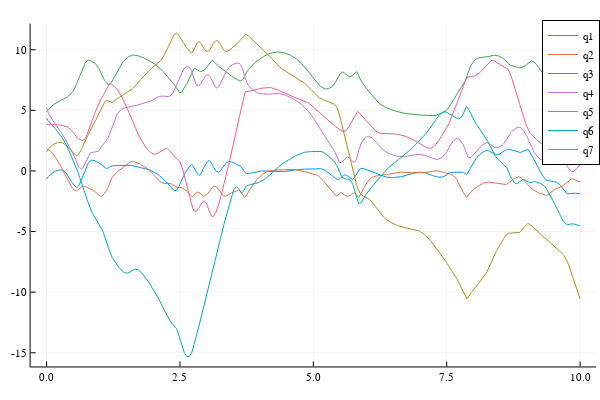

Notebook code cell kept with this figure:
### Markdown cell above
![image.png](attachment:image.png)

### Code cell
include("DynamicSystems/biped5link.jl") # Defines hybrid system functions

params = ( m1 = 1,  m2 = 1,  m3 = 1,  m4 = 1,  m5 = 1, m6 = 1,
		      l12 = 1, l23 = 1, l34 = 1, l45 = 1, l36 = 1, g = 9.81)


foot1_pos = [0, 0]

θ1 = 280 * (π/180)
θ2 = 300 * (π/180)
θ3 = 90 * (π/180)
θ4 = 250 * (π/180)
θ5 = 220 * (π/180)

x0 = - params.l23 * cos(θ2) - params.l12 * cos(θ1)
y0 = - params.l23 * sin(θ2) - params.l12 * sin(θ1)

q0 = [x0, y0, θ1, θ2, θ3, θ4, θ5]
q̇0 = zeros(7)

A = 10
ω = 2π
# u = _t -> [0, A*sin(ω*_t), 0, 0]
u = _t -> [0,0,0,0]

joints = biped5link_kinematics(q0, params)

fpos = joints[1:2,:]

h = 0.01
tf = 10
T = Int.(tf/h)+1
times = h .* (0:T-1)
q_hist, q̇_hist, λ_hist = simulate(q0, q̇0, u, params, fpos, left_foot_constraint, h, T);

plot()
[plot!(times, q_hist[:,i], label="q$i") for i in 1:7]
display(plot!())

### Figure 1 — Plotly figure (JSON) as saved in the notebook; plotly's stock layout.template omitted (floating-point values rounded to 4 significant figures; data arrays with more than 128 entries replaced by an {"elided": "..."} marker saying what was removed)
{"data": [{"colorbar": {"len": 0.9525, "title": "", "x": 0.9934, "y": 0.5139}, "legendgroup": "q1", "line": {"color": "rgba(0, 154, 250, 1.000)", "dash": "solid", "shape": "linear", "width": 1}, "mode": "lines", "name": "q1", "showlegend": true, "type": "scatter", "x": {"elided": "1001 float values"}, "xaxis": "x", "y": {"elided": "1001 float values"}, "yaxis": "y"}, {"colorbar": {"len": 0.9525, "title": "", "x": 0.9934, "y": 0.5139}, "legendgroup": "q2", "line": {"color": "rgba(227, 111, 71, 1.000)", "dash": "solid", "shape": "linear", "width": 1}, "mode": "lines", "name": "q2", "showlegend": true, "type": "scatter", "x": {"elided": "1001 float values"}, "xaxis": "x", "y": {"elided": "1001 float values"}, "yaxis": "y"}, {"colorbar": {"len": 0.9525, "title": "", "x": 0.9934, "y": 0.5139}, "legendgroup": "q3", "line": {"color": "rgba(62, 164, 78, 1.000)", "dash": "solid", "shape": "linear", "width": 1}, "mode": "lines", "name": "q3", "showlegend": true, "type": "scatter", "x": {"elided": "1001 float values"}, "xaxis": "x", "y": {"elided": "1001 float values"}, "yaxis": "y"}, {"colorbar": {"len": 0.9525, "title": "", "x": 0.9934, "y": 0.5139}, "legendgroup": "q4", "line": {"color": "rgba(195, 113, 210, 1.000)", "dash": "solid", "shape": "linear", "width": 1}, "mode": "lines", "name": "q4", "showlegend": true, "type": "scatter", "x": {"elided": "1001 float values"}, "xaxis": "x", "y": {"elided": "1001 float values"}, "yaxis": "y"}, {"colorbar": {"len": 0.9525, "title": "", "x": 0.9934, "y": 0.5139}, "legendgroup": "q5", "line": {"color": "rgba(172, 142, 24, 1.000)", "dash": "solid", "shape": "linear", "width": 1}, "mode": "lines", "name": "q5", "showlegend": true, "type": "scatter", "x": {"elided": "1001 float values"}, "xaxis": "x", "y": {"elided": "1001 float values"}, "yaxis": "y"}, {"colorbar": {"len": 0.9525, "title": "", "x": 0.9934, "y": 0.5139}, "legendgroup": "q6", "line": {"color": "rgba(0, 170, 174, 1.000)", "dash": "solid", "shape": "linear", "width": 1}, "mode": "lines", "name": "q6", "showlegend": true, "type": "scatter", "x": {"elided": "1001 float values"}, "xaxis": "x", "y": {"elided": "1001 float values"}, "yaxis": "y"}, {"colorbar": {"len": 0.9525, "title": "", "x": 0.9934, "y": 0.5139}, "legendgroup": "q7", "line": {"color": "rgba(237, 94, 147, 1.000)", "dash": "solid", "shape": "linear", "width": 1}, "mode": "lines", "name": "q7", "showlegend": true, "type": "scatter", "x": {"elided": "1001 float values"}, "xaxis": "x", "y": {"elided": "1001 float values"}, "yaxis": "y"}], "layout": {"annotations": [], "height": 400, "legend": {"bgcolor": "rgba(255, 255, 255, 1.000)", "bordercolor": "rgba(0, 0, 0, 1.000)", "borderwidth": 1, "font": {"color": "rgba(0, 0, 0, 1.000)", "family": "sans-serif", "size": 11}, "title": {"font": {"color": "rgba(0, 0, 0, 1.000)", "family": "sans-serif", "size": 15}, "text": ""}, "tracegroupgap": 0, "traceorder": "normal", "x": 1, "xanchor": "auto", "y": 1, "yanchor": "auto"}, "margin": {"b": 20, "l": 0, "r": 0, "t": 20}, "paper_bgcolor": "rgba(255, 255, 255, 1.000)", "plot_bgcolor": "rgba(255, 255, 255, 1.000)", "showlegend": true, "width": 600, "xaxis": {"anchor": "y", "domain": [0.05101, 0.9934], "gridcolor": "rgba(0, 0, 0, 0.100)", "gridwidth": 0.5, "linecolor": "rgba(0, 0, 0, 1.000)", "mirror": false, "range": [-0.3, 10.3], "showgrid": true, "showline": true, "showticklabels": true, "tickangle": 0, "tickcolor": "rgb(0, 0, 0)", "tickfont": {"color": "rgba(0, 0, 0, 1.000)", "family": "sans-serif", "size": 11}, "tickmode": "array", "ticks": "inside", "ticktext": ["0.0", "2.5", "5.0", "7.5", "10.0"], "tickvals": [0, 2.5, 5, 7.5, 10], "title": "", "titlefont": {"color": "rgba(0, 0, 0, 1.000)", "family": "sans-serif", "size": 15}, "type": "-", "visible": true, "zeroline": false, "zerolinecolor": "rgba(0, 0, 0, 1.000)"}, "yaxis": {"anchor": "x", "domain": [0.03762, 0.9902], "gridcolor": "rgba(0, 0, 0, 0.100)", "gridwidth": 0.5, "linecolor": "rgba(0, 0, 0, 1.000)", "mirror": false, "range": [-16.13, 12.16], "showgrid": true, "showline": true, "showticklabels": true, "tickangle": 0, "tickcolor": "rgb(0, 0, 0)", "tickfont": {"color": "rgba(0, 0, 0, 1.000)", "family": "sans-serif", "size": 11}, "tickmode": "array", "ticks": "inside", "ticktext": ["-15", "-10", "-5", "0", "5", "10"], "tickvals": [-15, -10, -5, 0, 5, 10], "title": "", "titlefont": {"color": "rgba(0, 0, 0, 1.000)", "family": "sans-serif", "size": 15}, "type": "-", "visible": true, "zeroline": false, "zerolinecolor": "rgba(0, 0, 0, 1.000)"}}}
